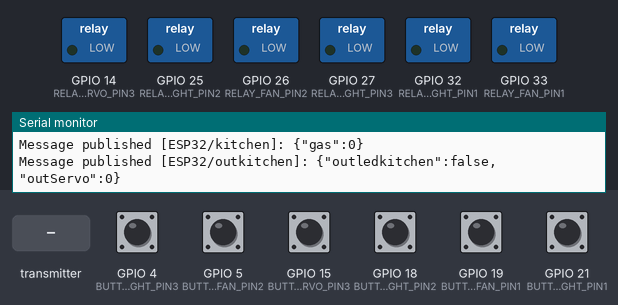
Bench run of a sketch on a simulated ESP32. Parts: switched loads named in the sketch (green lamp = pin HIGH), the last lines printed to the serial monitor. The test bench sets the inputs (shaded band); at power-on: GPIO 4 (BUTTON_LIGHT_PIN3), GPIO 5 (BUTTON_FAN_PIN2), GPIO 15 (BUTTON_SERVO_PIN3), GPIO 18 (BUTTON_LIGHT_PIN2), GPIO 19 (BUTTON_FAN_PIN1), GPIO 21 (BUTTON_LIGHT_PIN1) HIGH. WiFi joins after 1.5 s; servers stay silent unless stated; random numbers use the default seed unless the sketch sets one; no MQTT or app messages arrive unless stated.

Above: at 6.7 s.
6.8 s: GPIO 4 (BUTTON_LIGHT_PIN3) pulled LOW for 0.15 s
At 7.6 s:
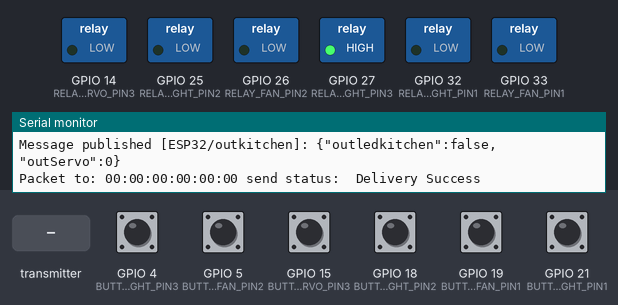
8.4 s: GPIO 15 (BUTTON_SERVO_PIN3) pulled LOW for 0.15 s
At 8.8 s:
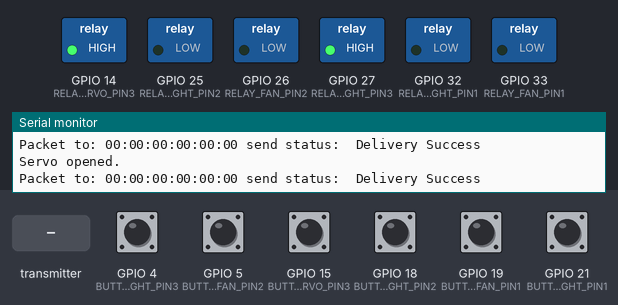
10.0 s: GPIO 5 (BUTTON_FAN_PIN2) pulled LOW for 0.15 s
At 11.2 s:
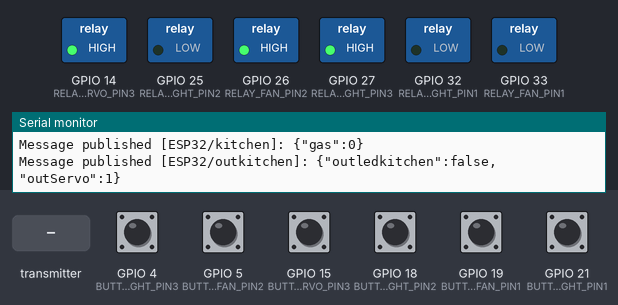
11.6 s: GPIO 18 (BUTTON_LIGHT_PIN2) pulled LOW for 0.15 s
At 12.5 s:
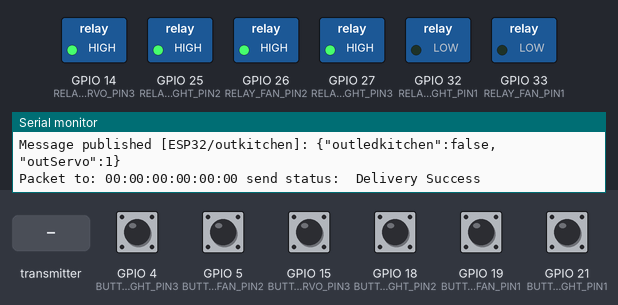
13.2 s: the transmitter starts sending id = 3
At 13.5 s:
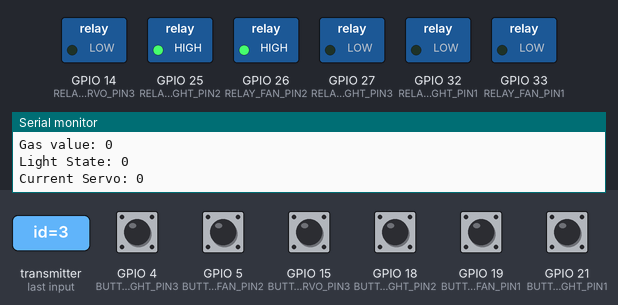
14.7 s: GPIO 19 (BUTTON_FAN_PIN1) pulled LOW for 0.15 s
At 16.0 s:
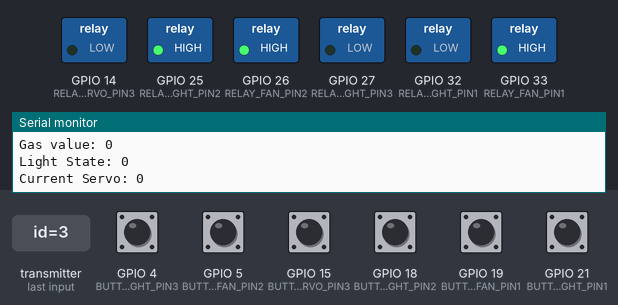
Timing chart, 0 to 17.3 s (numbered marks = the images above; inputs shaded):
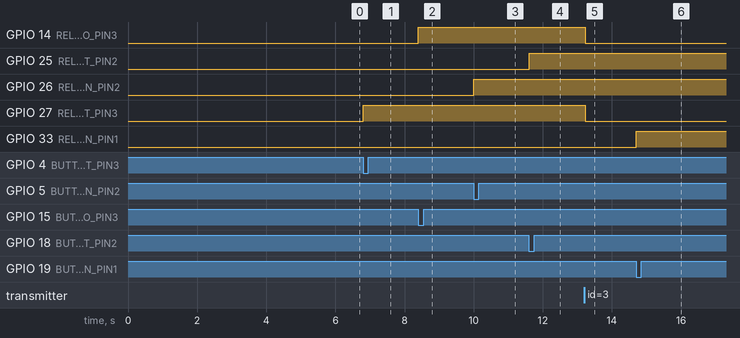

Measured:
- after the input at 6.8 s, GPIO 27 (RELAY_LIGHT_PIN3): LOW → HIGH at once
- after the input at 8.4 s, GPIO 14 (RELAY_SERVO_PIN3): LOW → HIGH at once
- after the input at 10.0 s, GPIO 26 (RELAY_FAN_PIN2): LOW → HIGH at once
- after the input at 11.6 s, GPIO 25 (RELAY_LIGHT_PIN2): LOW → HIGH at once
- after the input at 13.2 s, GPIO 14 (RELAY_SERVO_PIN3), GPIO 27 (RELAY_LIGHT_PIN3): HIGH → LOW at once
- after the input at 14.7 s, GPIO 33 (RELAY_FAN_PIN1): LOW → HIGH at once

The sketch:

master.ino
```cpp
#include <esp_now.h>
#include <WiFi.h>
#include <ArduinoJson.h>
#include <ArduinoJson.hpp>
#include <WiFiClientSecure.h>
#include <esp_crt_bundle.h>
#include <ssl_client.h>
#include <PubSubClient.h>

#define  BUTTON_LIGHT_PIN1 21//4
#define  BUTTON_FAN_PIN1  19//12
#define  RELAY_LIGHT_PIN1 32//15
#define  RELAY_FAN_PIN1  33

#define  BUTTON_LIGHT_PIN2 18//14
#define  BUTTON_FAN_PIN2  5//32
#define  RELAY_LIGHT_PIN2 25//13
#define  RELAY_FAN_PIN2  26//33

#define  BUTTON_LIGHT_PIN3 4//5
#define  BUTTON_SERVO_PIN3 15//18
#define  RELAY_LIGHT_PIN3  27//21
#define  RELAY_SERVO_PIN3  14//25
// boolean  updateState1 = 0;
// boolean  updateStte2 a= 0;
// Replace with your network credentials
const char* ssid = "A14.13";
const char* password = "0855707879";
// MQTT Broker
const char* mqtt_server = "8f3a4feef3e14ed7821b4ae60986fca6.s1.eu.hivemq.cloud"; // Using HiveMQ public broker
const int   mqtt_port = 8883;
const char* mqtt_username = "pynux1206";
const char* mqtt_password = "Sktt1faker";
// REPLACE WITH THE MAC Address of your receiver
uint8_t broadcastAddress1[] = {0x30, 0xC9, 0x22, 0x32, 0x59, 0x90};
uint8_t broadcastAddress2[] = {0xD8, 0x13, 0x2A, 0x7F, 0x9C, 0x6C};
uint8_t broadcastAddress3[] = {0xD8, 0x13, 0x2A, 0x7F, 0xA9, 0x18};
WiFiClientSecure espClient;
PubSubClient client(espClient);
const int  servoClosedAngle = 0;
const int  servoOpenAngle   = 180;
//Structure example to send data
//Must match the receiver structure
typedef struct struct_message_send1 {
    bool lightStatetoslave1;
    bool fanStatetoslave1;
} struct_message_send1;
typedef struct struct_message_send2 {
    bool lightStatetoslave2;
    bool fanStatetoslave2;
} struct_message_send2;
typedef struct struct_message_send3 {
    bool lightStatetoslave3;
    int  ServoAngle;
} struct_message_send3;


typedef struct struct_message_coming1 {
  int   id;
  float temp;
  float humidity;
  bool  lightState;
  bool  fanState;
}struct_message_coming1;

typedef struct struct_message_coming2 {
  int id;
  bool lightState3;
  int gasValue;
  int currentServo;
} struct_message_coming2;

struct_message_coming1 mylastReceivedDhtData;
struct_message_coming2 mylastReceivedKitchenData;


struct_message_coming1 board1;
struct_message_coming1 board2;


struct_message_send1 send_Data_slave1;
struct_message_send2 send_Data_slave2;
struct_message_send3 send_Data_slave3;
// Create an array with all the structures
struct_message_coming1 boardsStruct[2] = {board1,board2};
// struct_message_coming2 boardsStruct2[1] = {board3};
esp_now_peer_info_t peerInfo;

// callback when data is sent
void OnDataSent(const uint8_t *mac_addr, esp_now_send_status_t status) {
  char macStr[18];
  Serial.print("Packet to: ");
  // Copies the sender mac address to a string
  snprintf(macStr, sizeof(macStr), "%02x:%02x:%02x:%02x:%02x:%02x",
           mac_addr[0], mac_addr[1], mac_addr[2], mac_addr[3], mac_addr[4], mac_addr[5]);
  Serial.print(macStr);
  Serial.print(" send status:\t");
  Serial.println(status == ESP_NOW_SEND_SUCCESS ? "Delivery Success" : "Delivery Fail");
}


// Callback when data is received
//callback function that will be executed when data is received
void OnDataRecv(const uint8_t * mac_addr, const uint8_t *incomingData, int len) {
  // int incomingId = incomingData[0];
  char macStr[18];
  Serial.print("Packet received from: ");
  snprintf(macStr, sizeof(macStr), "%02x:%02x:%02x:%02x:%02x:%02x",
           mac_addr[0], mac_addr[1], mac_addr[2], mac_addr[3], mac_addr[4], mac_addr[5]);
  Serial.println(macStr);
  if (len == sizeof(struct_message_coming1)) {
  memcpy(&mylastReceivedDhtData, incomingData, sizeof(mylastReceivedDhtData));
  Serial.printf("Received from Board ID %d: ",mylastReceivedDhtData.id);
  Serial.printf("Board ID %u: %u bytes\n", mylastReceivedDhtData.id, len);
  if (mylastReceivedDhtData.id == 1 || mylastReceivedDhtData.id == 2){
  // Update the structures with the new incoming data
  boardsStruct[mylastReceivedDhtData.id-1].temp = mylastReceivedDhtData.temp;
  boardsStruct[mylastReceivedDhtData.id-1].humidity = mylastReceivedDhtData.humidity;
  Serial.printf("Temperature value: %f \n", boardsStruct[mylastReceivedDhtData.id-1].temp);
  Serial.printf("Humidity value: %f \n", boardsStruct[mylastReceivedDhtData.id-1].humidity);
  Serial.println();
  boardsStruct[mylastReceivedDhtData.id-1].lightState = mylastReceivedDhtData.lightState;
  boardsStruct[mylastReceivedDhtData.id-1].fanState = mylastReceivedDhtData.fanState;
  Serial.printf("lightState value: %d \n", boardsStruct[mylastReceivedDhtData.id-1].lightState);
  Serial.printf("fanState value: %d \n", boardsStruct[mylastReceivedDhtData.id-1].fanState);
  digitalWrite(RELAY_LIGHT_PIN1,boardsStruct[0].lightState);
  digitalWrite(RELAY_FAN_PIN1,boardsStruct[0].fanState);
  digitalWrite(RELAY_LIGHT_PIN2,boardsStruct[1].lightState);
  digitalWrite(RELAY_FAN_PIN2,boardsStruct[1].fanState);
  Serial.println();
   }
  }
  ////////////////////////////////////////////////////////////////////////////////////////////////
  if (len == sizeof(struct_message_coming2)) {
    memcpy(&mylastReceivedKitchenData, incomingData, sizeof(mylastReceivedKitchenData));
    Serial.printf("Received from Board ID %d: \n",mylastReceivedKitchenData.id);
    if (mylastReceivedKitchenData.id == 3){
    Serial.printf("Gas value: %d \n",mylastReceivedKitchenData.gasValue);
    Serial.printf("Light State: %d \n",mylastReceivedKitchenData.lightState3);
    digitalWrite(RELAY_LIGHT_PIN3,mylastReceivedKitchenData.lightState3);
    Serial.printf("Current Servo: %d \n",mylastReceivedKitchenData.currentServo);
    if (mylastReceivedKitchenData.currentServo == 180){
      digitalWrite(RELAY_SERVO_PIN3,HIGH);
    }
    if (mylastReceivedKitchenData.currentServo == 0) {
      digitalWrite(RELAY_SERVO_PIN3,LOW);
    }
    Serial.println();
    }
  }
}
void setup_wifi() {
    delay(10);
    Serial.println();
    Serial.print("Connecting to ");
    Serial.println(ssid);
    WiFi.begin(ssid, password);
    while (WiFi.status() != WL_CONNECTED) {
        delay(500);
        Serial.print(".");
    }
    int32_t channel = WiFi.channel();
    Serial.print("WiFi Channel: ");
    Serial.println(channel);
    randomSeed(micros());
    Serial.println("");
    Serial.println("WiFi connected");
    Serial.println("IP address: ");
    Serial.println(WiFi.localIP());
}
//------------Connect to MQTT Broker--------------------//
void reconnect() {
    // Loop until we're reconnected
    Serial.println("Connecting to MQTT Broker...");
    while (!client.connected()) {
        Serial.print("Attempting MQTT connection...");
        String clientID = "ESP32Client-";
        clientID += String(random(0xffff), HEX);
        // Attempt to connect
        if (client.connect(clientID.c_str(), mqtt_username, mqtt_password)) {
            Serial.println("Connected");
            // Once connected, publish an announcement...
            client.publish("outTopic", "hello world");
            // ... and resubscribe
            client.subscribe("ESP32/client");
        } else {
            Serial.print("failed, rc=");
            Serial.print(client.state());
            switch (client.state()) {
                  case -4: Serial.println(" MQTT_CONNECTION_TIMEOUT"); break;
                  case -3: Serial.println(" MQTT_CONNECTION_LOST"); break;
                  case -2: Serial.println(" MQTT_CONNECT_FAILED"); break;
                  case -1: Serial.println(" MQTT_DISCONNECTED"); break;
                  case 0: Serial.println(" MQTT_CONNECTED"); break;
                  case 1: Serial.println(" MQTT_CONNECT_BAD_PROTOCOL"); break;
                  case 2: Serial.println(" MQTT_CONNECT_BAD_CLIENT_ID"); break;
                  case 3: Serial.println(" MQTT_CONNECT_UNAVAILABLE"); break;
                  case 4: Serial.println(" MQTT_CONNECT_BAD_CREDENTIALS"); break;
                  case 5: Serial.println(" MQTT_CONNECT_UNAUTHORIZED"); break;
            }
            Serial.println(" try again in 5 seconds");
            // Wait 5 seconds before retrying
            delay(5000);
        }
    }
}
//-----Call back Method for Receiving MQTT massage---------//
void callback (char* topic, byte* payload, unsigned int length) {
  static unsigned long lastHandleTime = 0;
  unsigned long currentMillis = millis();
  static unsigned long lastButtonPress = 0;
  // Now handle the message
  String incomingMessage ="";
  for(int i=0; i<length;i++) incomingMessage += (char)payload[i];
  Serial.println("Massage arived ["+String(topic)+"]"+incomingMessage);

  DynamicJsonDocument doc(100);
  DeserializationError error = deserializeJson(doc, incomingMessage);
  if (error) {
    Serial.print("deserializeJson() failed: ");
    Serial.println(error.c_str());
    return;
  }
  JsonObject obj = doc.as<JsonObject>();
  if(obj.containsKey("out1")){
    boolean p = obj["out1"];
    digitalWrite(RELAY_LIGHT_PIN1,p);
    send_Data_slave1.lightStatetoslave1 = digitalRead(RELAY_LIGHT_PIN1);
    esp_err_t result1 = esp_now_send(broadcastAddress1, (uint8_t *) &send_Data_slave1, sizeof(struct_message_send1));
    Serial.println("out1: "+String(p));
  }
  if(obj.containsKey("out2")){
    boolean p = obj["out2"];
    digitalWrite(RELAY_FAN_PIN1,p);
    send_Data_slave1.fanStatetoslave1 = digitalRead(RELAY_FAN_PIN1);
    esp_err_t result1 = esp_now_send(broadcastAddress1, (uint8_t *) &send_Data_slave1, sizeof(struct_message_send1));
    Serial.println("out2: "+String(p));
  }
/////////////////////////////////////////////////////////////////////////////////////////////////////////////////////////
  if(obj.containsKey("out3")){
    boolean p = obj["out3"];
    digitalWrite(RELAY_LIGHT_PIN2,p);
    send_Data_slave2.lightStatetoslave2 = digitalRead(RELAY_LIGHT_PIN2);
    esp_err_t result2 = esp_now_send(broadcastAddress2, (uint8_t *) &send_Data_slave2, sizeof(struct_message_send2));
    Serial.println("out3: "+String(p));
  }
  if(obj.containsKey("out4")){
    boolean p = obj["out4"];
    digitalWrite(RELAY_FAN_PIN2,p);
    send_Data_slave2.fanStatetoslave2 = digitalRead(RELAY_FAN_PIN2);
    esp_err_t result2 = esp_now_send(broadcastAddress2, (uint8_t *) &send_Data_slave2, sizeof(struct_message_send2));
    Serial.println("out4: "+String(p));
  }
////////////////////////////////////////////////////////////////////////////////////////////////////////////////////////
  if(obj.containsKey("out5")){
    boolean p = obj["out5"];
    digitalWrite(RELAY_LIGHT_PIN3,p);
    send_Data_slave3.lightStatetoslave3 = digitalRead(RELAY_LIGHT_PIN3);
    esp_err_t result3 = esp_now_send(broadcastAddress3, (uint8_t *) &send_Data_slave3, sizeof(struct_message_send3));
    Serial.println("out5: "+String(p));
  }
  if(obj.containsKey("out6")){
    int p = obj["out6"];
    if (p == 180) {
    send_Data_slave3.ServoAngle = servoOpenAngle;
    esp_err_t result3 = esp_now_send(broadcastAddress3, (uint8_t *) &send_Data_slave3, sizeof(struct_message_send3));
    } else if (p == 0) {
     send_Data_slave3.ServoAngle = servoClosedAngle;
    esp_err_t result3 = esp_now_send(broadcastAddress3, (uint8_t *) &send_Data_slave3, sizeof(struct_message_send3));
    }
  }
  if(obj.containsKey("out7")) {
    boolean t = obj["out7"];
    digitalWrite(RELAY_SERVO_PIN3,t);
    Serial.println("out7: "+String(t));
  }
}
void publishMessage(const char* topic, String message, boolean retained){
  if(client.publish(topic,message.c_str(),true))
    Serial.println("Message published ["+String(topic)+"]: "+message);
}
void setupMQTT(){
    espClient.setInsecure();
    client.setServer(mqtt_server,mqtt_port);
    client.setCallback(callback);
    reconnect();
}

void setup() {
  // Init Serial Monitor
  Serial.begin(115200);
  // Slave 1
  pinMode(BUTTON_LIGHT_PIN1, INPUT_PULLUP);
  pinMode(RELAY_LIGHT_PIN1,OUTPUT);
  pinMode(BUTTON_FAN_PIN1, INPUT_PULLUP);
  pinMode(RELAY_FAN_PIN1,OUTPUT);
  digitalWrite(RELAY_LIGHT_PIN1,LOW);
  digitalWrite(RELAY_FAN_PIN1,LOW);


  // Slave 2
  pinMode(BUTTON_LIGHT_PIN2, INPUT_PULLUP);
  pinMode(RELAY_LIGHT_PIN2,OUTPUT);
  pinMode(BUTTON_FAN_PIN2, INPUT_PULLUP);
  pinMode(RELAY_FAN_PIN2,OUTPUT);
  digitalWrite(RELAY_LIGHT_PIN2,LOW);
  digitalWrite(RELAY_FAN_PIN2,LOW);

  // Slave 3
  pinMode(BUTTON_LIGHT_PIN3, INPUT_PULLUP);
  pinMode(RELAY_LIGHT_PIN3,OUTPUT);
  pinMode(BUTTON_SERVO_PIN3, INPUT_PULLUP);
  pinMode(RELAY_SERVO_PIN3,OUTPUT);
  digitalWrite(RELAY_LIGHT_PIN3,LOW);
  digitalWrite(RELAY_SERVO_PIN3,LOW);
  // Initialize WiFi connection
  Serial.println("Initializing WiFi...");
  setup_wifi();
  ////////////////////////////////////////
  // Delay after WiFi setup to ensure stability
  Serial.println("Stabilizing WiFi connection...");
  delay(2000);  // Delay for 2 seconds
  ////////////////////////////////////////////
  // Initialize MQTT
  Serial.println("Setting up MQTT...");
  setupMQTT();
  ////////////////////////////////////////////
  // Delay after MQTT setup to reduce overlap and allow connection establishment
  Serial.println("Stabilizing MQTT connection...");
  delay(2000);  // Delay for 2 seconds
  ////////////////////////////////////////////////////////
  // Set device as a Wi-Fi Station
  WiFi.mode(WIFI_STA);
  Serial.println("WiFi mode set to AP STA for ESP-NOW");
  WiFi.softAP("A14.13", "0855707879", 6);
  ////////////////////////////////////////////////////////
  // Initialize ESP-NOW
  Serial.println("Initializing ESP-NOW...");
  esp_err_t sendStatus = esp_now_init();
  if (sendStatus == ESP_OK) {
  Serial.println("ESP-NOW Initialized Successfully");
  } else {
  Serial.print("ESP-NOW Initialization Failed: ");
  Serial.println(sendStatus);
  }
  // Once ESPNow is successfully Init, we will register for Send CB to
  // get the status of Trasnmitted packet
  esp_now_register_send_cb(OnDataSent);

  // register peer
  peerInfo.channel = 0;
  peerInfo.encrypt = false;
  // register first peer
  memcpy(peerInfo.peer_addr, broadcastAddress1, 6);
  if (esp_now_add_peer(&peerInfo) != ESP_OK){
    Serial.println("Failed to add peer");
    return;
  }
  // register second peer
  memcpy(peerInfo.peer_addr, broadcastAddress2, 6);
  if (esp_now_add_peer(&peerInfo) != ESP_OK){
    Serial.println("Failed to add peer");
    return;
  }
    // register third peer
  memcpy(peerInfo.peer_addr, broadcastAddress3, 6);
  if (esp_now_add_peer(&peerInfo) != ESP_OK){
    Serial.println("Failed to add peer");
    return;
  }
  // Register for a callback function that will be called when data is received
  esp_now_register_recv_cb(OnDataRecv);
}
void publishBoardData(int boardId) {
    if (boardId < 0 || boardId >= 3) return;  // Check for valid board ID

    DynamicJsonDocument sensorDoc(512);
    DynamicJsonDocument actuatorDoc(512);
    DynamicJsonDocument kitchengasDoc(512);
    DynamicJsonDocument kitchenDoc(512);
    char jsonOutput[128];

    // Sensor Data
    sensorDoc["temperature"] = boardsStruct[boardId].temp;
    sensorDoc["humidity"] = boardsStruct[boardId].humidity;
    serializeJson(sensorDoc, jsonOutput);
    publishMessage((String("ESP32/dht11/") + String(boardId + 1)).c_str(), jsonOutput, true);

    // Actuator States
    actuatorDoc["outled"] = boardsStruct[boardId].lightState;
    actuatorDoc["outfan"] = boardsStruct[boardId].fanState;
    serializeJson(actuatorDoc, jsonOutput);
    publishMessage((String("ESP32/outledfan/") + String(boardId + 1)).c_str(), jsonOutput, true);

    // Kitchen Data
    kitchengasDoc["gas"] = mylastReceivedKitchenData.gasValue;
    serializeJson(kitchengasDoc, jsonOutput);
    publishMessage("ESP32/kitchen",jsonOutput,true);


    kitchenDoc["outledkitchen"] = mylastReceivedKitchenData.lightState3;
    kitchenDoc["outServo"] = digitalRead(RELAY_SERVO_PIN3);
    serializeJson(kitchenDoc, jsonOutput);
    publishMessage("ESP32/outkitchen",jsonOutput,true);

}
void loop() {
  // Slave 1
  static bool lastStateLight1 = HIGH;
  static bool lastStateFan1 = HIGH;
  bool currentStateLight1 = digitalRead(BUTTON_LIGHT_PIN1);
  bool currentStateFan1 = digitalRead(BUTTON_FAN_PIN1);
  // Slave 2
  static bool lastStateLight2 = HIGH;
  static bool lastStateFan2 = HIGH;
  bool currentStateLight2 = digitalRead(BUTTON_LIGHT_PIN2);
  bool currentStateFan2 = digitalRead(BUTTON_FAN_PIN2);
  // Slave 3
  static bool lastStateLight3 = HIGH;
  static bool servoOpen = false;
  static bool lastStateServo = HIGH;
  int currentStateServo = digitalRead(BUTTON_SERVO_PIN3);
  bool currentStateLight3 = digitalRead(BUTTON_LIGHT_PIN3);


  if (!client.connected()) {
        reconnect();
  }
  client.loop();
  static unsigned long lastPublishTime = 0;
  static unsigned long lastButtonPress1 = 0;
  static unsigned long lastButtonPress2 = 0;
  static unsigned long lastButtonPress3 = 0;
  if (millis() - lastPublishTime > 5000) {
        lastPublishTime = millis();
        publishBoardData(0);  // For board 1
        publishBoardData(1);  // For board 2
  }
//////////////////////////////////////////////////////////////////////////////////////////////////////////////////
  if(millis()-lastButtonPress1 > 200) {
    if (currentStateLight1 == LOW && lastStateLight1 == HIGH) {
    digitalWrite(RELAY_LIGHT_PIN1, !digitalRead(RELAY_LIGHT_PIN1));
    lastButtonPress1 = millis();
  send_Data_slave1.lightStatetoslave1 = digitalRead(RELAY_LIGHT_PIN1);
  esp_err_t result1 = esp_now_send(broadcastAddress1, (uint8_t *) &send_Data_slave1, sizeof(struct_message_send1));
  }
  lastStateLight1 = currentStateLight1;
  }
  if (millis() - lastButtonPress1 > 200) {
    if (currentStateFan1 == LOW && lastStateFan1 == HIGH) {
      digitalWrite(RELAY_FAN_PIN1, !digitalRead(RELAY_FAN_PIN1));
      lastButtonPress1 = millis();
    send_Data_slave1.fanStatetoslave1 = digitalRead(RELAY_FAN_PIN1);
    esp_err_t result1 = esp_now_send(broadcastAddress1, (uint8_t *) &send_Data_slave1, sizeof(struct_message_send1));
    }
    lastStateFan1 = currentStateFan1;
  }
////////////////////////////////////////////////////////////////////////////////////////////////////////////////////////
  if(millis()-lastButtonPress2 > 200) {
    if (currentStateLight2 == LOW && lastStateLight2 == HIGH) {
    digitalWrite(RELAY_LIGHT_PIN2, !digitalRead(RELAY_LIGHT_PIN2));
    lastButtonPress2 = millis();
  send_Data_slave2.lightStatetoslave2 = digitalRead(RELAY_LIGHT_PIN2);
  esp_err_t result2 = esp_now_send(broadcastAddress2, (uint8_t *) &send_Data_slave2, sizeof(struct_message_send2));
    }
  lastStateLight2 = currentStateLight2;
  }
  if (millis() - lastButtonPress2 > 200) {
    if (currentStateFan2 == LOW && lastStateFan2 == HIGH) {
      digitalWrite(RELAY_FAN_PIN2, !digitalRead(RELAY_FAN_PIN2));
      lastButtonPress2 = millis();
  send_Data_slave2.fanStatetoslave2 = digitalRead(RELAY_FAN_PIN2);
  esp_err_t result2 = esp_now_send(broadcastAddress2, (uint8_t *) &send_Data_slave2, sizeof(struct_message_send2));
    }
    lastStateFan2 = currentStateFan2;
  }
////////////////////////////////////////////////////////////////////////////////////////////////////////////////////////
  if(millis()-lastButtonPress3 > 200) {
    if (currentStateLight3 == LOW && lastStateLight3 == HIGH) {
    digitalWrite(RELAY_LIGHT_PIN3, !digitalRead(RELAY_LIGHT_PIN3));
    lastButtonPress3 = millis();
  send_Data_slave3.lightStatetoslave3 = digitalRead(RELAY_LIGHT_PIN3);
  esp_err_t result3 = esp_now_send(broadcastAddress3, (uint8_t *) &send_Data_slave3, sizeof(struct_message_send3));
    }
  lastStateLight3 = currentStateLight3;
  }
  if (millis() - lastButtonPress3 > 200) {
    if (currentStateServo == LOW && lastStateServo == HIGH) {
      digitalWrite(RELAY_SERVO_PIN3, !digitalRead(RELAY_SERVO_PIN3));
      servoOpen = !servoOpen;
      if (servoOpen) {
        send_Data_slave3.ServoAngle = servoOpenAngle ;
        esp_err_t result3 = esp_now_send(broadcastAddress3, (uint8_t *) &send_Data_slave3, sizeof(struct_message_send3));
        Serial.println("Servo opened.");
      } else {
        send_Data_slave3.ServoAngle = servoClosedAngle;
        esp_err_t result3 = esp_now_send(broadcastAddress3, (uint8_t *) &send_Data_slave3, sizeof(struct_message_send3));
        Serial.println("Servo closed.");
      }
      lastButtonPress3 = millis();
    }
    lastStateServo = currentStateServo;
  }
}
```
